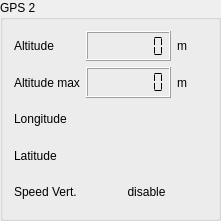
   <widget class="QGroupBox" name="gps_box_2">
    <property name="geometry">
     <rect>
      <x>980</x>
      <y>500</y>
      <width>221</width>
      <height>221</height>
     </rect>
    </property>
    <property name="styleSheet">
     <string notr="true"/>
    </property>
    <property name="title">
     <string>GPS 2</string>
    </property>
    <layout class="QGridLayout" name="gridLayout_4">
     <item row="5" column="0">
      <widget class="QLabel" name="latitude_label_2">
       <property name="text">
        <string>Latitude</string>
       </property>
      </widget>
     </item>
     <item row="2" column="0">
      <widget class="QLabel" name="altitude_max_label_2">
       <property name="text">
        <string>Altitude max</string>
       </property>
      </widget>
     </item>
     <item row="6" column="1" colspan="3">
      <widget class="QLabel" name="speed_vertical_r">
       <property name="minimumSize">
        <size>
         <width>0</width>
         <height>0</height>
        </size>
       </property>
       <property name="text">
        <string>disable</string>
       </property>
       <property name="alignment">
        <set>Qt::AlignCenter</set>
       </property>
      </widget>
     </item>
     <item row="1" column="0">
      <widget class="QLabel" name="altitude_label_gps_2">
       <property name="text">
        <string>Altitude</string>
       </property>
      </widget>
     </item>
     <item row="2" column="1" colspan="2">
      <widget class="QLCDNumber" name="altitude_max_lcd_max_r">
       <property name="enabled">
        <bool>true</bool>
       </property>
       <property name="digitCount">
        <number>7</number>
       </property>
       <property name="segmentStyle">
        <enum>QLCDNumber::Flat</enum>
       </property>
      </widget>
     </item>
     <item row="1" column="3">
      <widget class="QLabel" name="m_unit_label_4">
       <property name="maximumSize">
        <size>
         <width>30</width>
         <height>16777215</height>
        </size>
       </property>
       <property name="text">
        <string>m</string>
       </property>
      </widget>
     </item>
     <item row="1" column="1" colspan="2">
      <widget class="QLCDNumber" name="altitude_lcd_gps_r">
       <property name="smallDecimalPoint">
        <bool>false</bool>
       </property>
       <property name="digitCount">
        <number>7</number>
       </property>
       <property name="segmentStyle">
        <enum>QLCDNumber::Flat</enum>
       </property>
       <property name="intValue" stdset="0">
        <number>0</number>
       </property>
      </widget>
     </item>
     <item row="3" column="0">
      <widget class="QLabel" name="longitude_label_2">
       <property name="text">
        <string>Longitude</string>
       </property>
      </widget>
     </item>
     <item row="2" column="3">
      <widget class="QLabel" name="m_unit_label_6">
       <property name="text">
        <string>m</string>
       </property>
      </widget>
     </item>
     <item row="6" column="0">
      <widget class="QLabel" name="label_XX_3">
       <property name="text">
        <string>Speed Vert.</string>
       </property>
      </widget>
     </item>
     <item row="5" column="1" colspan="3">
      <widget class="QLabel" name="AV_latitude_r">
       <property name="minimumSize">
        <size>
         <width>0</width>
         <height>0</height>
        </size>
       </property>
       <property name="text">
        <string/>
       </property>
      </widget>
     </item>
     <item row="3" column="1" colspan="3">
      <widget class="QLabel" name="AV_longitude_r">
       <property name="styleSheet">
        <string notr="true"/>
       </property>
       <property name="text">
        <string/>
       </property>
      </widget>
     </item>
    </layout>
   </widget>
